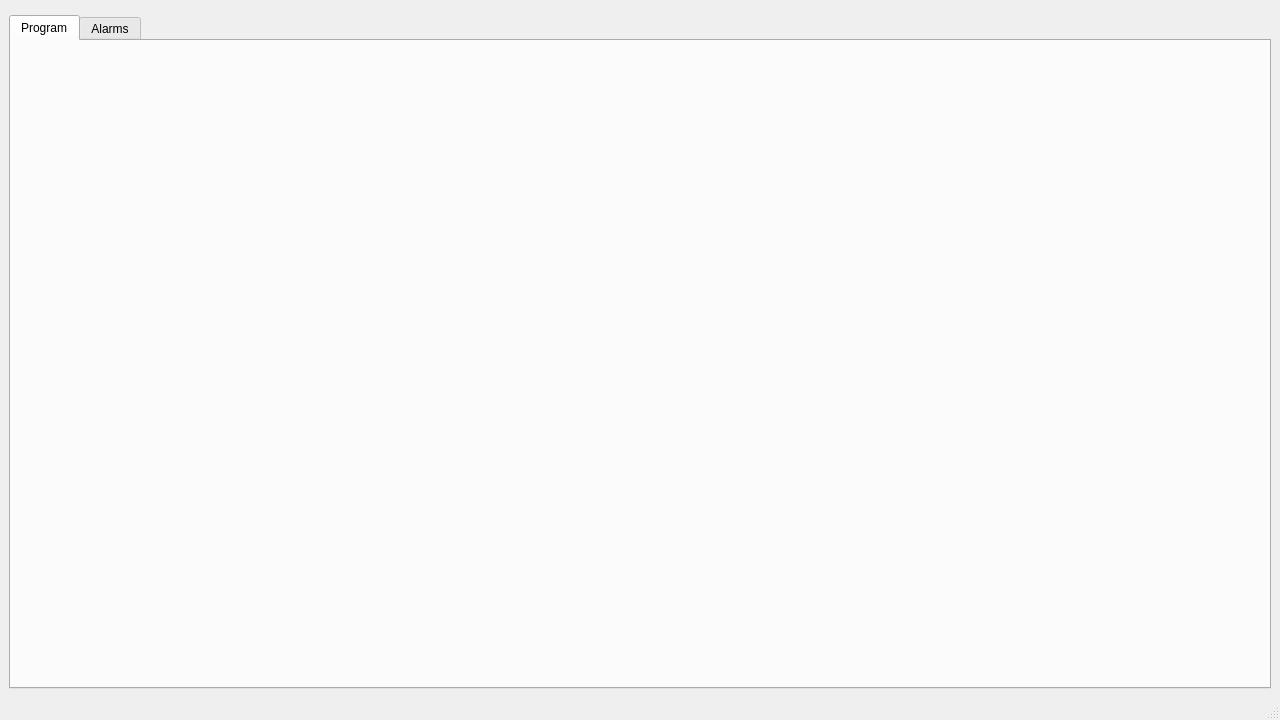
<?xml version="1.0" encoding="UTF-8"?>
<ui version="4.0">
 <class>MainWindow</class>
 <widget class="QMainWindow" name="MainWindow">
  <property name="geometry">
   <rect>
    <x>0</x>
    <y>0</y>
    <width>1280</width>
    <height>720</height>
   </rect>
  </property>
  <property name="minimumSize">
   <size>
    <width>1280</width>
    <height>720</height>
   </size>
  </property>
  <property name="windowTitle">
   <string>MainWindow</string>
  </property>
  <widget class="QWidget" name="centralwidget">
   <layout class="QGridLayout" name="gridLayout">
    <item row="0" column="0">
     <widget class="QWidget" name="widget" native="true"/>
    </item>
    <item row="0" column="1">
     <widget class="QWidget" name="widget_2" native="true"/>
    </item>
    <item row="1" column="0" colspan="2">
     <widget class="QTabWidget" name="tabWidget">
      <property name="currentIndex">
       <number>0</number>
      </property>
      <widget class="ProgramWidget" name="tab">
       <attribute name="title">
        <string>Program</string>
       </attribute>
      </widget>
      <widget class="AlarmWidget" name="alarmWidget">
       <attribute name="title">
        <string>Alarms</string>
       </attribute>
      </widget>
     </widget>
    </item>
   </layout>
  </widget>
  <widget class="QStatusBar" name="statusbar"/>
 </widget>
 <customwidgets>
  <customwidget>
   <class>AlarmWidget</class>
   <extends>QWidget</extends>
   <header>alarmwidget.h</header>
   <container>1</container>
  </customwidget>
  <customwidget>
   <class>ProgramWidget</class>
   <extends>QWidget</extends>
   <header>programwidget.h</header>
   <container>1</container>
  </customwidget>
 </customwidgets>
 <resources/>
 <connections/>
</ui>
